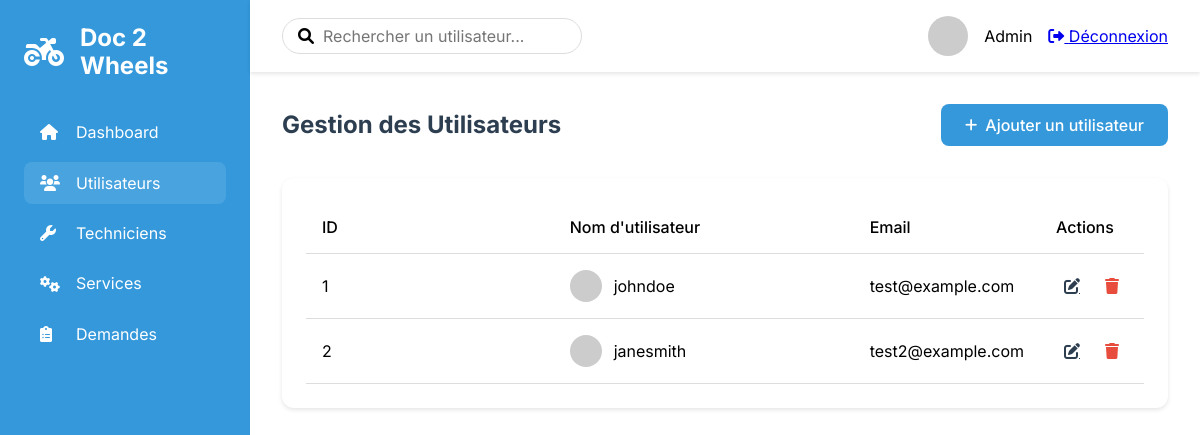
Page /admin/users (signed in) on the committed database.
### tables this page shows
CREATE TABLE users (
    id INT AUTO_INCREMENT PRIMARY KEY,
    name VARCHAR(255) NOT NULL,
    email VARCHAR(255) NOT NULL UNIQUE,
    username VARCHAR(255) NOT NULL UNIQUE,
    password VARCHAR(255) NOT NULL,
    account_activation_hash VARCHAR(255),
    created_at TIMESTAMP DEFAULT CURRENT_TIMESTAMP
);

### src/Lib/Controllers/AbstractController.php (called while the page is built, shortened)
<?php
abstract class AbstractController
{
  protected function render(string $template, array $data = [], string $dir = ''): Response
  {
    $response = new Response();
    extract($data);
    $path = __DIR__ . "/../../Views";
    $path .= "/{$template}.view.php";
    require_once $path;
    $response->setContent(ob_get_clean());
    $response->addHeader('Content-Type', 'text/html');
    return $response;
  }
}

### src/Controllers/AdminControllers/AdminController.php (called while the page is built, shortened)
<?php
class AdminController extends AbstractController
{
  private $userModel;
  public function __construct()
  {
    $this->userModel = new User();
  }
  public function manageUsers(Request $request): Response
  {
        $users = $this->userModel->getAll();
        return $this->render('admin/users/index', ['users' => $users]);
  }
}

### src/Lib/Http/Router.php (called while the page is built, shortened)
<?php
class Router
{
    public function route(Request $request): ?Response {
        $routesByUri = self::getRoutesFromUriRequest($request);
        $routeByMethod = self::getRoutesFromMethodRequest($request, $routesByUri);
        list($controllerName, $method) = explode('@', $routeByMethod->controller);
        $controller = new $controller();
        $params = self::extractParams($request->getUri(), $routeByMethod->path);
        return $controller->$method($request, ...$params);
    }
    private static function getRoutesFromUriRequest(Request $request): array{
        $matchingRoutes = [];
        $routes = self::getConfig();
        foreach ($routes as $route) {
            if (self::urlMatches($request, $route) && self::checkMethod($request, $route)) {
                $matchingRoutes[] = $route;
            }
        }
        return $matchingRoutes;
    }
    private static function getRoutesFromMethodRequest(Request $request, array $routes): ?object {
        foreach($routes as $route) {
            if(self::checkMethod($request, $route)) {
                return $route;
            }
        }
        return null;
    }
    private static function urlMatches(Request $request, object $route): bool {
        $requestUriParts = self::getUrlParts($request->getPath());
        $routePathParts = self::getUrlParts($route->path);
        if(self::checkUrlPartsNumberMatches($requestUriParts, $routePathParts) === false) {
            return false;
        }
        foreach($routePathParts as $key => $part) {
            if(self::isUrlPartSlug($part) === false) {
                if($part !== $requestUriParts[$key]) {
                    return false;
                }
            }else{
                $request->addSlug(substr($part, 1), $requestUriParts[$key]);
            }
        }
        return true;
    }
    private static function getUrlParts(string $url): array {
        return explode('/', trim($url, '/'));
    }
    private static function checkUrlPartsNumberMatches(array $requestUriParts, array $routePathParts): bool {
        return count($requestUriParts) === count($routePathParts);
    }
    private static function isUrlPartSlug(string $part): bool {
        return strpos($part, ':') === 0;
    }
    private static function getConfig(): array {
        $config = json_decode(file_get_contents(__DIR__ . '/../../../config/routes.json'));
        return $config;
    }
    private static function checkMethod(Request $request, object $route): bool {
        return in_array($request->getMethod(), $route->methods);
    }
    private static function extractParams(string $url, string $path): array {
        $params = [];
        return $params;
    }
}

### src/Lib/Database/Dsn.php (called while the page is built, shortened)
<?php
class Dsn {
    private string $host;
    private string $dbname;
    private string $user;
    private string $password;
    private string $port;
    public function __construct() {
        $config = $this->getConfig();
        $this->host = $config['host'];
        $this->dbname = $config['database'];
        $this->user = $config['user'];
        $this->password = $config['password'];
        $this->port = $config['port'];
    }
    private function getConfig(): array {
        $file = file_get_contents(__DIR__ . '/../../../config/database.json');
        return json_decode($file, true);
    }
    public function getDsn(): string {
        return "mysql:host={$this->host};dbname={$this->dbname};port={$this->port}";
    }
    public function getPassword(): string {
        return $this->password;
    }
    public function getUser(): string {
        return $this->user;
    }
}

### src/Lib/Database/DatabaseConnexion.php (called while the page is built, shortened)
<?php
class DatabaseConnexion
{
    private \PDO $pdo_connexion;
    private \PDOStatement $stmt;
    public function setConnexion(): self
    {
        $dsn = new Dsn();
        $this->pdo_connexion = new \PDO(
            $dsn->getDsn(),
            $dsn->getUser(),
            $dsn->getPassword()
        );
        return $this;
    }
    public function query($sql)
    {
        $this->stmt = $this->pdo_connexion->prepare($sql);
    }
    public function execute(): bool
    {
        return $this->stmt->execute();
    }
    public function resultSet()
    {
        $this->execute();
        return $this->stmt->fetchAll(\PDO::FETCH_OBJ);
    }
}

### src/Entities/User.php (called while the page is built, shortened)
<?php
class User
{
  private $dbConnexion;
  public function __construct()
  {
    $this->dbConnexion = new DatabaseConnexion();
  }
  public function getAll()
  {
    $this->dbConnexion->query("SELECT * FROM users");
    return $this->dbConnexion->resultSet();
  }
}

### src/Views/admin/users/index.view.php (the view, shortened to what this page needs)
<!DOCTYPE html>
<html lang="fr">
<head>
    <link rel="stylesheet" href="../../../../sass/dist/css/main.css">
    <link rel="stylesheet" href="https://cdnjs.cloudflare.com/ajax/libs/font-awesome/6.0.0/css/all.min.css">
</head>
<body class="admin-layout">
    <aside class="admin-sidebar">
        <div class="admin-sidebar__logo">
            <i class="fas fa-motorcycle"></i>
            <span>Doc 2 Wheels</span>
        </div>
        <nav class="admin-sidebar__nav">
            <ul>
                <li>
                    <a href="/admin">
                        <i class="fas fa-home"></i>
                        <span>Dashboard</span>
                    </a>
                </li>
                <li class="active">
                    <a href="/admin/users">
                        <i class="fas fa-users"></i>
                        <span>Utilisateurs</span>
                    </a>
                </li>
                <li>
                    <a href="/admin/technicians">
                        <i class="fas fa-wrench"></i>
                        <span>Techniciens</span>
                    </a>
                </li>
                <li>
                    <a href="/admin/services">
                        <i class="fas fa-cogs"></i>
                        <span>Services</span>
                    </a>
                </li>
                <li>
                    <a href="/admin/service_requests">
                        <i class="fas fa-clipboard-list"></i>
                        <span>Demandes</span>
                    </a>
                </li>
            </ul>
        </nav>
    </aside>
    <main class="admin-main">
        <header class="admin-header">
            <div class="admin-header__search">
                <i class="fas fa-search"></i>
                <input type="text" placeholder="Rechercher un utilisateur...">
            </div>
            <div class="admin-header__profile">
                <div class="profile">
                    <img src="https://ui-avatars.com/api/?name=Admin&background=0D8ABC&color=fff" alt="Profile">
                    <span>Admin</span>
                    <a href="/logout" class="logout-btn">
                        <i class="fas fa-sign-out-alt"></i> Déconnexion
                    </a>
                </div>
            </div>
        </header>
        <div class="admin-content">
            <div class="content-header">
                <h1>Gestion des Utilisateurs</h1>
                <a href="/admin/users/create" class="btn btn-primary">
                    <i class="fas fa-plus"></i> Ajouter un utilisateur
                </a>
            </div>
            <div class="card">
                <div class="table-responsive">
                    <table class="table">
                        <thead>
                            <tr>
                                <th>ID</th>
                                <th>Nom d'utilisateur</th>
                                <th>Email</th>
                                <th>Actions</th>
                            </tr>
                        </thead>
                        <tbody>
                            <?php foreach ($users as $user): ?>
                                <tr>
                                    <td><?= $user->id ?></td>
                                    <td>
                                        <div class="user-info">
                                            <img src="https://ui-avatars.com/api/?name=<?= urlencode($user->username) ?>&background=random" alt="<?= $user->username ?>">
                                            <span><?= $user->username ?></span>
                                        </div>
                                    </td>
                                    <td><?= $user->email ?></td>
                                    <td>
                                        <div class="actions">
                                            <a href="/admin/users/edit/<?= $user->id ?>" class="btn-icon" title="Modifier">
                                                <i class="fas fa-edit"></i>
                                            </a>
                                            <form method="post" action="/admin/users/delete/<?= $user->id ?>" class="delete-form" onsubmit="return confirm('Êtes-vous sûr de vouloir supprimer cet utilisateur ?');">
                                                <button type="submit" class="btn-icon delete" title="Supprimer">
                                                    <i class="fas fa-trash"></i>
                                                </button>
                                            </form>
                                        </div>
                                    </td>
                                </tr>
                            <?php endforeach; ?>
                        </tbody>
                    </table>
                </div>
            </div>
        </div>
    </main>
</body>
</html>

### rows in the picture
users: id "1", username "johndoe", email "test@example.com"
users: id "2", username "janesmith", email "test2@example.com"
